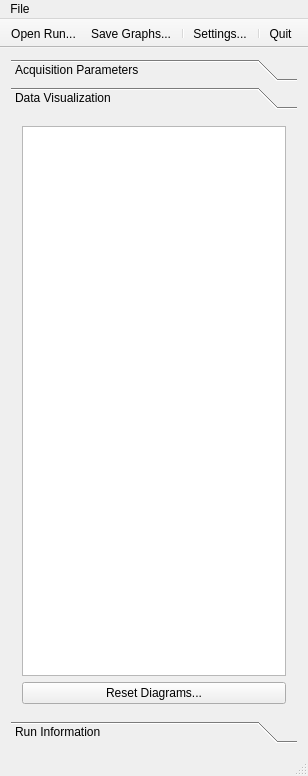
<?xml version="1.0" encoding="UTF-8"?>
<ui version="4.0">
 <class>MainWindow</class>
 <widget class="QMainWindow" name="MainWindow">
  <property name="geometry">
   <rect>
    <x>0</x>
    <y>0</y>
    <width>308</width>
    <height>776</height>
   </rect>
  </property>
  <property name="minimumSize">
   <size>
    <width>250</width>
    <height>400</height>
   </size>
  </property>
  <property name="baseSize">
   <size>
    <width>300</width>
    <height>300</height>
   </size>
  </property>
  <property name="windowTitle">
   <string>Beam Composition</string>
  </property>
  <widget class="QWidget" name="centralWidget">
   <property name="minimumSize">
    <size>
     <width>0</width>
     <height>0</height>
    </size>
   </property>
   <property name="baseSize">
    <size>
     <width>200</width>
     <height>200</height>
    </size>
   </property>
   <layout class="QGridLayout" name="gridLayout_4">
    <item row="0" column="0">
     <widget class="QToolBox" name="toolBox">
      <property name="enabled">
       <bool>true</bool>
      </property>
      <property name="sizePolicy">
       <sizepolicy hsizetype="Preferred" vsizetype="Preferred">
        <horstretch>0</horstretch>
        <verstretch>0</verstretch>
       </sizepolicy>
      </property>
      <property name="frameShape">
       <enum>QFrame::NoFrame</enum>
      </property>
      <property name="currentIndex">
       <number>1</number>
      </property>
      <widget class="QWidget" name="acquisitionPage">
       <property name="geometry">
        <rect>
         <x>0</x>
         <y>0</y>
         <width>277</width>
         <height>784</height>
        </rect>
       </property>
       <attribute name="label">
        <string>Acquisition Parameters</string>
       </attribute>
       <layout class="QGridLayout" name="gridLayout_10">
        <item row="0" column="0">
         <layout class="QGridLayout" name="gridLayout_9">
          <item row="0" column="0">
           <widget class="QGroupBox" name="groupBox_3">
            <property name="title">
             <string>Device</string>
            </property>
            <layout class="QGridLayout" name="gridLayout_7">
             <item row="0" column="0">
              <layout class="QVBoxLayout" name="verticalLayout_6">
               <item>
                <widget class="QPushButton" name="connectButton">
                 <property name="text">
                  <string>Connect</string>
                 </property>
                 <property name="icon">
                  <iconset resource="BeamComposition.qrc">
                   <normaloff>:/icons/connect-1.png</normaloff>:/icons/connect-1.png</iconset>
                 </property>
                </widget>
               </item>
               <item>
                <widget class="QPushButton" name="disconnectButton">
                 <property name="enabled">
                  <bool>false</bool>
                 </property>
                 <property name="text">
                  <string>Disconnect</string>
                 </property>
                 <property name="icon">
                  <iconset resource="BeamComposition.qrc">
                   <normaloff>:/icons/disconnect.png</normaloff>:/icons/disconnect.png</iconset>
                 </property>
                </widget>
               </item>
              </layout>
             </item>
            </layout>
           </widget>
          </item>
          <item row="1" column="0">
           <widget class="QGroupBox" name="dataUpdateGroupBox">
            <property name="enabled">
             <bool>false</bool>
            </property>
            <property name="title">
             <string>Data update</string>
            </property>
            <layout class="QGridLayout" name="gridLayout_8">
             <item row="2" column="1">
              <widget class="QComboBox" name="delayTimeComboBox">
               <property name="currentIndex">
                <number>2</number>
               </property>
               <item>
                <property name="text">
                 <string>Off</string>
                </property>
               </item>
               <item>
                <property name="text">
                 <string>50 ms</string>
                </property>
               </item>
               <item>
                <property name="text">
                 <string>100 ms</string>
                </property>
               </item>
               <item>
                <property name="text">
                 <string>150 ms</string>
                </property>
               </item>
               <item>
                <property name="text">
                 <string>200 ms</string>
                </property>
               </item>
               <item>
                <property name="text">
                 <string>250 ms</string>
                </property>
               </item>
               <item>
                <property name="text">
                 <string>300 ms</string>
                </property>
               </item>
               <item>
                <property name="text">
                 <string>350 ms</string>
                </property>
               </item>
               <item>
                <property name="text">
                 <string>400 ms</string>
                </property>
               </item>
               <item>
                <property name="text">
                 <string>450 ms</string>
                </property>
               </item>
              </widget>
             </item>
             <item row="0" column="0" colspan="2">
              <layout class="QVBoxLayout" name="verticalLayout_2">
               <item>
                <widget class="QRadioButton" name="dataUpdateAutoRadioButton">
                 <property name="text">
                  <string>Constant Timeout</string>
                 </property>
                 <attribute name="buttonGroup">
                  <string notr="true">updateDataButtonGroup</string>
                 </attribute>
                </widget>
               </item>
               <item>
                <widget class="QRadioButton" name="dataUpdateStartRadioButton">
                 <property name="text">
                  <string>External Start Signal</string>
                 </property>
                 <attribute name="buttonGroup">
                  <string notr="true">updateDataButtonGroup</string>
                 </attribute>
                </widget>
               </item>
              </layout>
             </item>
             <item row="3" column="0">
              <widget class="QLabel" name="label_7">
               <property name="text">
                <string>Acquisition Time</string>
               </property>
              </widget>
             </item>
             <item row="3" column="1">
              <widget class="QComboBox" name="acquisitionTimeComboBox">
               <property name="currentIndex">
                <number>5</number>
               </property>
               <item>
                <property name="text">
                 <string>100 ms</string>
                </property>
               </item>
               <item>
                <property name="text">
                 <string>200 ms</string>
                </property>
               </item>
               <item>
                <property name="text">
                 <string>300 ms</string>
                </property>
               </item>
               <item>
                <property name="text">
                 <string>400 ms</string>
                </property>
               </item>
               <item>
                <property name="text">
                 <string>500 ms</string>
                </property>
               </item>
               <item>
                <property name="text">
                 <string>600 ms</string>
                </property>
               </item>
               <item>
                <property name="text">
                 <string>700 ms</string>
                </property>
               </item>
               <item>
                <property name="text">
                 <string>800 ms</string>
                </property>
               </item>
               <item>
                <property name="text">
                 <string>900 ms</string>
                </property>
               </item>
               <item>
                <property name="text">
                 <string>1000 ms</string>
                </property>
               </item>
              </widget>
             </item>
             <item row="2" column="0">
              <widget class="QLabel" name="label_4">
               <property name="text">
                <string>Acquisition Delay</string>
               </property>
              </widget>
             </item>
            </layout>
           </widget>
          </item>
          <item row="2" column="0">
           <widget class="QGroupBox" name="detectorsPositionGroupBox">
            <property name="enabled">
             <bool>false</bool>
            </property>
            <property name="title">
             <string>Detectors Position / Movement</string>
            </property>
            <layout class="QFormLayout" name="formLayout">
             <item row="1" column="0">
              <widget class="QLabel" name="label_3">
               <property name="text">
                <string>Distance</string>
               </property>
              </widget>
             </item>
             <item row="1" column="1">
              <widget class="QSpinBox" name="scanningStepSpinBox">
               <property name="alignment">
                <set>Qt::AlignRight|Qt::AlignTrailing|Qt::AlignVCenter</set>
               </property>
               <property name="suffix">
                <string> mm</string>
               </property>
               <property name="minimum">
                <number>0</number>
               </property>
               <property name="maximum">
                <number>99</number>
               </property>
              </widget>
             </item>
             <item row="2" column="0">
              <widget class="QLabel" name="label_2">
               <property name="text">
                <string>Motor</string>
               </property>
              </widget>
             </item>
             <item row="2" column="1">
              <widget class="QComboBox" name="motorComboBox">
               <property name="currentIndex">
                <number>0</number>
               </property>
               <item>
                <property name="text">
                 <string>Off</string>
                </property>
               </item>
               <item>
                <property name="text">
                 <string>Hide Away</string>
                </property>
               </item>
               <item>
                <property name="text">
                 <string>Move Out</string>
                </property>
               </item>
              </widget>
             </item>
            </layout>
           </widget>
          </item>
          <item row="3" column="0">
           <widget class="QGroupBox" name="acquisitionGroupBox">
            <property name="enabled">
             <bool>false</bool>
            </property>
            <property name="title">
             <string>Acquisition</string>
            </property>
            <layout class="QGridLayout" name="gridLayout_2">
             <item row="8" column="0">
              <widget class="QLabel" name="label_6">
               <property name="text">
                <string>Internal Triggers</string>
               </property>
              </widget>
             </item>
             <item row="9" column="1" colspan="2">
              <widget class="QPushButton" name="resetAlteraPushButton">
               <property name="toolTip">
                <string>Altera Reset</string>
               </property>
               <property name="text">
                <string>Reset ALTERA</string>
               </property>
              </widget>
             </item>
             <item row="5" column="1" colspan="2">
              <widget class="QSpinBox" name="delaySpinBox">
               <property name="alignment">
                <set>Qt::AlignRight|Qt::AlignTrailing|Qt::AlignVCenter</set>
               </property>
               <property name="maximum">
                <number>255</number>
               </property>
               <property name="value">
                <number>0</number>
               </property>
              </widget>
             </item>
             <item row="11" column="0" colspan="3">
              <widget class="QGroupBox" name="runTypeGroupBox">
               <property name="enabled">
                <bool>false</bool>
               </property>
               <property name="title">
                <string>Run Type</string>
               </property>
               <layout class="QGridLayout" name="gridLayout_3">
                <item row="1" column="0">
                 <layout class="QVBoxLayout" name="verticalLayout_4">
                  <item>
                   <widget class="QRadioButton" name="backgroundRunRadioButton">
                    <property name="text">
                     <string>Background</string>
                    </property>
                    <property name="checked">
                     <bool>false</bool>
                    </property>
                    <attribute name="buttonGroup">
                     <string notr="true">runTypeButtonGroup</string>
                    </attribute>
                   </widget>
                  </item>
                  <item>
                   <widget class="QRadioButton" name="fixedRunRadioButton">
                    <property name="text">
                     <string>Fixed Position</string>
                    </property>
                    <property name="checked">
                     <bool>true</bool>
                    </property>
                    <attribute name="buttonGroup">
                     <string notr="true">runTypeButtonGroup</string>
                    </attribute>
                   </widget>
                  </item>
                  <item>
                   <widget class="QRadioButton" name="scanningRunRadioButton">
                    <property name="text">
                     <string>Scanning</string>
                    </property>
                    <attribute name="buttonGroup">
                     <string notr="true">runTypeButtonGroup</string>
                    </attribute>
                   </widget>
                  </item>
                 </layout>
                </item>
               </layout>
              </widget>
             </item>
             <item row="2" column="0">
              <widget class="QLabel" name="label">
               <property name="sizePolicy">
                <sizepolicy hsizetype="Preferred" vsizetype="Preferred">
                 <horstretch>0</horstretch>
                 <verstretch>0</verstretch>
                </sizepolicy>
               </property>
               <property name="text">
                <string>Run Number</string>
               </property>
              </widget>
             </item>
             <item row="5" column="0">
              <widget class="QLabel" name="label_5">
               <property name="text">
                <string>Signal Delay</string>
               </property>
              </widget>
             </item>
             <item row="8" column="1" colspan="2">
              <widget class="QComboBox" name="triggersComboBox">
               <property name="toolTip">
                <string>Internal triggers generator (pulses per second).</string>
               </property>
               <property name="currentIndex">
                <number>0</number>
               </property>
               <item>
                <property name="text">
                 <string>Off</string>
                </property>
               </item>
               <item>
                <property name="text">
                 <string>3906 Hz</string>
                </property>
               </item>
               <item>
                <property name="text">
                 <string>1953 Hz</string>
                </property>
               </item>
               <item>
                <property name="text">
                 <string>1302 Hz</string>
                </property>
               </item>
               <item>
                <property name="text">
                 <string>976 Hz</string>
                </property>
               </item>
               <item>
                <property name="text">
                 <string>781 Hz</string>
                </property>
               </item>
               <item>
                <property name="text">
                 <string>651 Hz</string>
                </property>
               </item>
               <item>
                <property name="text">
                 <string>558 Hz</string>
                </property>
               </item>
               <item>
                <property name="text">
                 <string>488 Hz</string>
                </property>
               </item>
               <item>
                <property name="text">
                 <string>434 Hz</string>
                </property>
               </item>
              </widget>
             </item>
             <item row="12" column="0" colspan="3">
              <layout class="QVBoxLayout" name="verticalLayout_5">
               <item>
                <widget class="QPushButton" name="startRunButton">
                 <property name="enabled">
                  <bool>false</bool>
                 </property>
                 <property name="text">
                  <string>Run Acquisition</string>
                 </property>
                 <property name="icon">
                  <iconset resource="BeamComposition.qrc">
                   <normaloff>:/icons/start.png</normaloff>:/icons/start.png</iconset>
                 </property>
                </widget>
               </item>
               <item>
                <widget class="QPushButton" name="stopRunButton">
                 <property name="enabled">
                  <bool>false</bool>
                 </property>
                 <property name="text">
                  <string>Stop Acquisition</string>
                 </property>
                 <property name="icon">
                  <iconset resource="BeamComposition.qrc">
                   <normaloff>:/icons/stop.png</normaloff>:/icons/stop.png</iconset>
                 </property>
                </widget>
               </item>
              </layout>
             </item>
             <item row="2" column="1" colspan="2">
              <widget class="QSpinBox" name="runNumberSpinBox">
               <property name="alignment">
                <set>Qt::AlignRight|Qt::AlignTrailing|Qt::AlignVCenter</set>
               </property>
               <property name="maximum">
                <number>999</number>
               </property>
              </widget>
             </item>
            </layout>
           </widget>
          </item>
         </layout>
        </item>
        <item row="1" column="0">
         <spacer name="verticalSpacer">
          <property name="orientation">
           <enum>Qt::Vertical</enum>
          </property>
          <property name="sizeHint" stdset="0">
           <size>
            <width>20</width>
            <height>40</height>
           </size>
          </property>
         </spacer>
        </item>
       </layout>
      </widget>
      <widget class="QWidget" name="dataVisualizationPage">
       <property name="geometry">
        <rect>
         <x>0</x>
         <y>0</y>
         <width>290</width>
         <height>571</height>
        </rect>
       </property>
       <attribute name="label">
        <string>Data Visualization</string>
       </attribute>
       <layout class="QGridLayout" name="gridLayout_5">
        <item row="0" column="0">
         <layout class="QVBoxLayout" name="verticalLayout_8">
          <item>
           <widget class="QTreeWidget" name="treeWidget">
            <property name="sizePolicy">
             <sizepolicy hsizetype="Preferred" vsizetype="Preferred">
              <horstretch>0</horstretch>
              <verstretch>0</verstretch>
             </sizepolicy>
            </property>
            <property name="itemsExpandable">
             <bool>true</bool>
            </property>
            <attribute name="headerVisible">
             <bool>false</bool>
            </attribute>
            <column>
             <property name="text">
              <string>Available Graphs</string>
             </property>
            </column>
           </widget>
          </item>
          <item>
           <widget class="QPushButton" name="resetDiagramsPushButton">
            <property name="text">
             <string>Reset Diagrams...</string>
            </property>
           </widget>
          </item>
         </layout>
        </item>
       </layout>
      </widget>
      <widget class="QWidget" name="runInformationPage">
       <property name="geometry">
        <rect>
         <x>0</x>
         <y>0</y>
         <width>290</width>
         <height>571</height>
        </rect>
       </property>
       <property name="sizePolicy">
        <sizepolicy hsizetype="Preferred" vsizetype="Preferred">
         <horstretch>0</horstretch>
         <verstretch>0</verstretch>
        </sizepolicy>
       </property>
       <attribute name="label">
        <string>Run Information</string>
       </attribute>
       <layout class="QHBoxLayout" name="horizontalLayout_4">
        <item>
         <layout class="QVBoxLayout" name="verticalLayout">
          <item>
           <widget class="QGroupBox" name="groupBox">
            <property name="sizePolicy">
             <sizepolicy hsizetype="Preferred" vsizetype="Expanding">
              <horstretch>0</horstretch>
              <verstretch>0</verstretch>
             </sizepolicy>
            </property>
            <property name="title">
             <string>Channels Information</string>
            </property>
            <layout class="QGridLayout" name="gridLayout">
             <item row="1" column="0">
              <widget class="QTableWidget" name="runInfoTableWidget">
               <property name="sizePolicy">
                <sizepolicy hsizetype="Expanding" vsizetype="Expanding">
                 <horstretch>0</horstretch>
                 <verstretch>0</verstretch>
                </sizepolicy>
               </property>
               <property name="selectionMode">
                <enum>QAbstractItemView::NoSelection</enum>
               </property>
               <property name="rowCount">
                <number>15</number>
               </property>
               <attribute name="horizontalHeaderVisible">
                <bool>false</bool>
               </attribute>
               <attribute name="horizontalHeaderStretchLastSection">
                <bool>true</bool>
               </attribute>
               <row>
                <property name="text">
                 <string/>
                </property>
               </row>
               <row>
                <property name="text">
                 <string>Channel 1</string>
                </property>
               </row>
               <row>
                <property name="text">
                 <string>Channel 2</string>
                </property>
               </row>
               <row>
                <property name="text">
                 <string>Channel 3</string>
                </property>
               </row>
               <row>
                <property name="text">
                 <string>Channel 4</string>
                </property>
               </row>
               <row>
                <property name="text">
                 <string/>
                </property>
               </row>
               <row>
                <property name="text">
                 <string>Z = 1</string>
                </property>
               </row>
               <row>
                <property name="text">
                 <string>Z = 2</string>
                </property>
               </row>
               <row>
                <property name="text">
                 <string>Z = 3</string>
                </property>
               </row>
               <row>
                <property name="text">
                 <string>Z = 4</string>
                </property>
               </row>
               <row>
                <property name="text">
                 <string>Z = 5</string>
                </property>
               </row>
               <row>
                <property name="text">
                 <string>Z = 6</string>
                </property>
               </row>
               <row>
                <property name="text">
                 <string/>
                </property>
               </row>
               <row>
                <property name="text">
                 <string>Counted</string>
                </property>
               </row>
               <row>
                <property name="text">
                 <string>Processed</string>
                </property>
               </row>
               <column>
                <property name="text">
                 <string>Mean ± Sigma</string>
                </property>
               </column>
               <item row="0" column="0">
                <property name="text">
                 <string>Background</string>
                </property>
                <property name="font">
                 <font>
                  <weight>75</weight>
                  <bold>true</bold>
                 </font>
                </property>
                <property name="textAlignment">
                 <set>AlignHCenter|AlignVCenter|AlignCenter</set>
                </property>
               </item>
               <item row="5" column="0">
                <property name="text">
                 <string>Charge, %</string>
                </property>
                <property name="font">
                 <font>
                  <weight>75</weight>
                  <bold>true</bold>
                 </font>
                </property>
                <property name="textAlignment">
                 <set>AlignHCenter|AlignVCenter|AlignCenter</set>
                </property>
               </item>
               <item row="12" column="0">
                <property name="text">
                 <string>Triggers</string>
                </property>
                <property name="font">
                 <font>
                  <weight>75</weight>
                  <bold>true</bold>
                 </font>
                </property>
                <property name="textAlignment">
                 <set>AlignHCenter|AlignVCenter|AlignCenter</set>
                </property>
               </item>
              </widget>
             </item>
            </layout>
           </widget>
          </item>
          <item>
           <widget class="QGroupBox" name="groupBox_2">
            <property name="title">
             <string>Details</string>
            </property>
            <layout class="QGridLayout" name="gridLayout_6">
             <item row="0" column="0">
              <widget class="QListWidget" name="runDetailsListWidget">
               <property name="selectionMode">
                <enum>QAbstractItemView::MultiSelection</enum>
               </property>
              </widget>
             </item>
             <item row="1" column="0">
              <widget class="QPushButton" name="processPushButton">
               <property name="enabled">
                <bool>false</bool>
               </property>
               <property name="text">
                <string>Process Selected Batches...</string>
               </property>
              </widget>
             </item>
            </layout>
           </widget>
          </item>
         </layout>
        </item>
       </layout>
      </widget>
     </widget>
    </item>
   </layout>
  </widget>
  <widget class="QMenuBar" name="menuBar">
   <property name="geometry">
    <rect>
     <x>0</x>
     <y>0</y>
     <width>308</width>
     <height>28</height>
    </rect>
   </property>
   <widget class="QMenu" name="menuFile">
    <property name="title">
     <string>File</string>
    </property>
    <addaction name="actionOpenRun"/>
    <addaction name="actionOpenBackRun"/>
    <addaction name="actionSaveRun"/>
    <addaction name="separator"/>
    <addaction name="actionSettings"/>
    <addaction name="separator"/>
    <addaction name="actionQuit"/>
   </widget>
   <addaction name="menuFile"/>
  </widget>
  <widget class="QToolBar" name="mainToolBar">
   <property name="movable">
    <bool>false</bool>
   </property>
   <property name="toolButtonStyle">
    <enum>Qt::ToolButtonIconOnly</enum>
   </property>
   <attribute name="toolBarArea">
    <enum>TopToolBarArea</enum>
   </attribute>
   <attribute name="toolBarBreak">
    <bool>false</bool>
   </attribute>
   <addaction name="actionOpenRun"/>
   <addaction name="actionSaveRun"/>
   <addaction name="separator"/>
   <addaction name="actionSettings"/>
   <addaction name="separator"/>
   <addaction name="actionQuit"/>
  </widget>
  <widget class="QStatusBar" name="statusBar"/>
  <action name="actionOpenRun">
   <property name="icon">
    <iconset resource="BeamComposition.qrc">
     <normaloff>:/icons/open.png</normaloff>:/icons/open.png</iconset>
   </property>
   <property name="text">
    <string>Open Run...</string>
   </property>
   <property name="iconText">
    <string>Open Run...</string>
   </property>
   <property name="toolTip">
    <string>Open file with raw binary data</string>
   </property>
   <property name="iconVisibleInMenu">
    <bool>true</bool>
   </property>
  </action>
  <action name="actionSaveRun">
   <property name="icon">
    <iconset resource="BeamComposition.qrc">
     <normaloff>:/icons/save.png</normaloff>:/icons/save.png</iconset>
   </property>
   <property name="text">
    <string>Save Graphs...</string>
   </property>
   <property name="iconText">
    <string>Save Graphs...</string>
   </property>
   <property name="toolTip">
    <string>Save histograms and graphs in ROOT file</string>
   </property>
   <property name="iconVisibleInMenu">
    <bool>true</bool>
   </property>
  </action>
  <action name="actionQuit">
   <property name="icon">
    <iconset resource="BeamComposition.qrc">
     <normaloff>:/icons/exit.png</normaloff>:/icons/exit.png</iconset>
   </property>
   <property name="text">
    <string>Quit</string>
   </property>
   <property name="menuRole">
    <enum>QAction::QuitRole</enum>
   </property>
   <property name="iconVisibleInMenu">
    <bool>true</bool>
   </property>
  </action>
  <action name="actionSettings">
   <property name="icon">
    <iconset resource="BeamComposition.qrc">
     <normaloff>:/icons/preferences.png</normaloff>:/icons/preferences.png</iconset>
   </property>
   <property name="text">
    <string>Settings...</string>
   </property>
   <property name="iconText">
    <string>Settings...</string>
   </property>
   <property name="toolTip">
    <string>Settings</string>
   </property>
   <property name="menuRole">
    <enum>QAction::PreferencesRole</enum>
   </property>
   <property name="iconVisibleInMenu">
    <bool>true</bool>
   </property>
  </action>
  <action name="actionOpenBackRun">
   <property name="icon">
    <iconset resource="BeamComposition.qrc">
     <normaloff>:/icons/open.png</normaloff>:/icons/open.png</iconset>
   </property>
   <property name="text">
    <string>Open Background Run...</string>
   </property>
   <property name="toolTip">
    <string>Open file with raw binary background data</string>
   </property>
   <property name="iconVisibleInMenu">
    <bool>true</bool>
   </property>
  </action>
  <action name="actionDetailsClearAll">
   <property name="text">
    <string>Clear Details List</string>
   </property>
   <property name="toolTip">
    <string>Clear details list</string>
   </property>
  </action>
  <action name="actionDetailsSelectAll">
   <property name="text">
    <string>Select All</string>
   </property>
   <property name="toolTip">
    <string>Select all batches</string>
   </property>
  </action>
  <action name="actionDetailsSelectNone">
   <property name="text">
    <string>Select None</string>
   </property>
   <property name="toolTip">
    <string>Select none batches</string>
   </property>
  </action>
  <action name="actionDetailsSelectionSingle">
   <property name="checkable">
    <bool>true</bool>
   </property>
   <property name="text">
    <string>Single Selection</string>
   </property>
   <property name="toolTip">
    <string>Single batch selection</string>
   </property>
  </action>
  <action name="actionDetailsSelectionContiguous">
   <property name="checkable">
    <bool>true</bool>
   </property>
   <property name="text">
    <string>Contiguous Selection</string>
   </property>
   <property name="toolTip">
    <string>Contiguous selection of batches</string>
   </property>
  </action>
  <action name="actionDetailsSelectionExtended">
   <property name="checkable">
    <bool>true</bool>
   </property>
   <property name="text">
    <string>Extended Selection</string>
   </property>
   <property name="toolTip">
    <string>Extended selection of batches</string>
   </property>
  </action>
  <action name="actionDetailsSelectionMultiple">
   <property name="checkable">
    <bool>true</bool>
   </property>
   <property name="checked">
    <bool>true</bool>
   </property>
   <property name="text">
    <string>Multiple Selection</string>
   </property>
   <property name="toolTip">
    <string>Multiple batches selection</string>
   </property>
  </action>
 </widget>
 <layoutdefault spacing="6" margin="11"/>
 <resources>
  <include location="BeamComposition.qrc"/>
 </resources>
 <connections/>
 <buttongroups>
  <buttongroup name="updateDataButtonGroup"/>
  <buttongroup name="runTypeButtonGroup">
   <property name="exclusive">
    <bool>true</bool>
   </property>
  </buttongroup>
 </buttongroups>
</ui>
